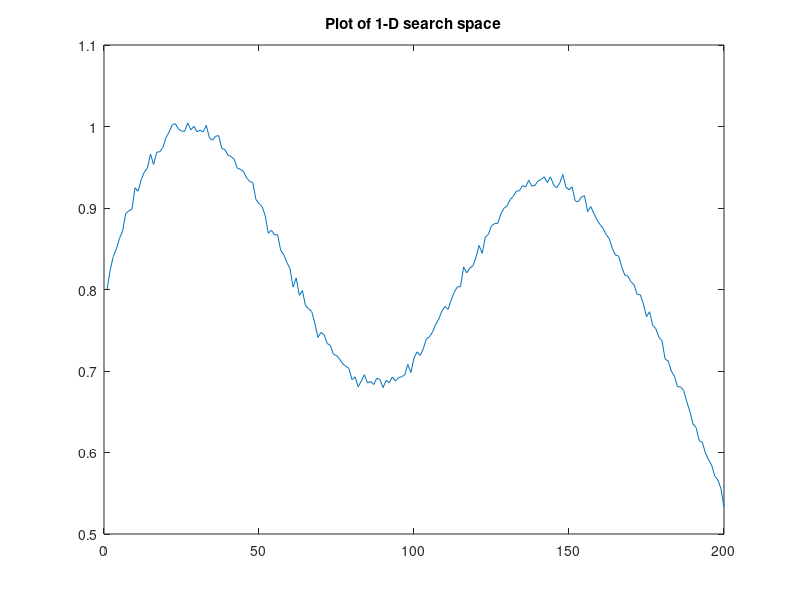

MATLAB code to generate this figure: (Note: this script raises an error after producing the figure.)
% This function is used to run a local search on some data many, many
% times. It returns the completeness and average run time.

% Loads 'data.mat'. 'data.mat' has a vector in it containing a 1-D search
% space where the value indicates cost.
load data

plot( data ) % Plot the data
title( 'Plot of 1-D search space' ); % Create a title on the last open plot

N = 1000; % Run the search this many times

% The following is how MATLAB handles function pointers. There are no
% pointers to memory addresses. 'fPtrSearch' is the string of the name of
% the function that MATLAB will look for when the function pointer is
% dereferenced.
fPtrSearch = 'hillClimb';  

% Technically you do not need to initialize stuff in MATLAB. It is always a
% vector of type double. Though, if you know the size of your array
% beforehand it helps with speed because MATLAB will preallocate.
times = zeros( 1, N );         % Initialize double array
completions = false( 1, N );   % Initialize logical array

% MATLAB for loops can iterate over a range of values. It has the format
%   for i = L:M:N
% where i i the iterator, L is the starting integer value, M is the step
% size, and N is the stop limit (inclusive). A step size of M=1 is assumed
% if you omit this. So you can replace the index below with:
%   for i = 1:N
for run = 1:1:N
    % Normally white space does not matter in MATLAB (it's kind of like C++
    % in that way, except for end-of-line. If your intend for a line to be
    % a continuation of a previous line you need to end the first line with
    % '...'
    %
    % Note that MATLAB allows functions to return multiple arguments.
    [completions(run), ... notice that everything past the '...' is a comment
        times(run) ] = ...
        feval( fPtrSearch, data, 6001 );
        % This is how to call a function pointer. 'feval' takes N + 1
        % arguments. The first argument is the string to the function you
        % want to call. The rest of the N arguments are as normal.
end

display( [ 'Completion rate of: ' num2str( sum(completions) ./ N ) ] );
display( [ 'Averate time in ms: ' num2str( mean(times) * 10^3 ) ] );